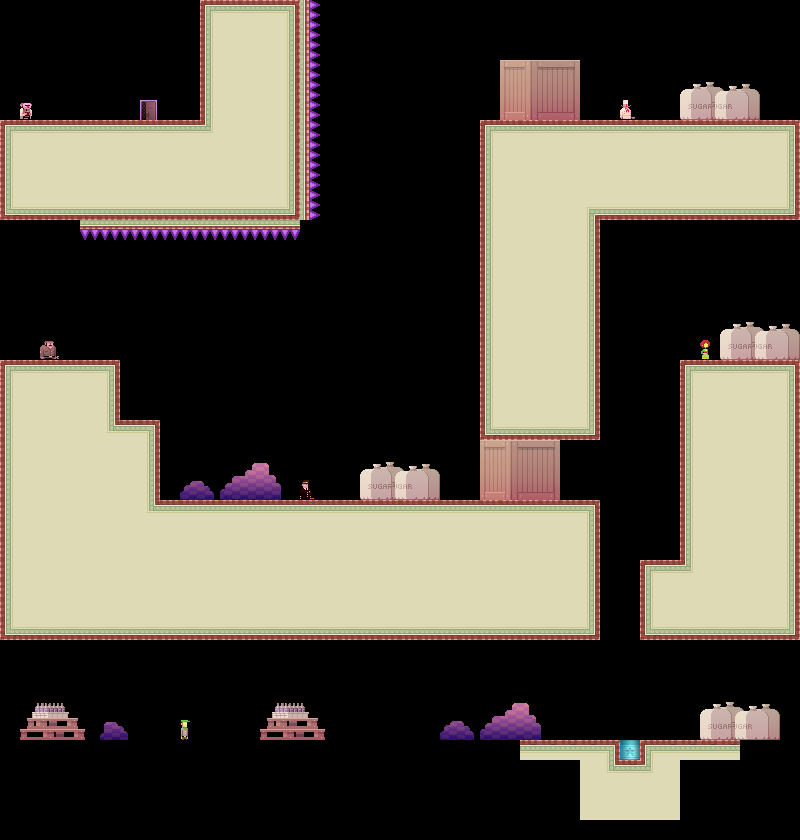

This is a level from a 2D game, rendered from its Tiled map with the project's own tilesets. A one-line summary and the map file follow, with tile-layer data summarised:
An orthogonal 40x42 tile map with 20x20 px tiles, 3 tile layers (bg, bg2, dontAutoLoad_sprites) and 15 objects.

<map version="1.0" orientation="orthogonal" width="40" height="42" tilewidth="20" tileheight="20">
 <tileset firstgid="1" name="tiles_sydney" tilewidth="20" tileheight="20">
  <image source="../Art/tiles_sydney.png" width="400" height="400" />
  <terraintypes>
   <terrain name="regularBlocks" tile="-1" />
  </terraintypes>
  <tile id="8" terrain=",,,0" />
  <tile id="9" terrain=",,0,0" />
  <tile id="10" terrain=",,0,0" />
  <tile id="11" terrain=",,0,0" />
  <tile id="12" terrain=",,0,0" />
  <tile id="13" terrain=",,0,0" />
  <tile id="14" terrain=",,0," />
  <tile id="15" terrain="0,0,0," />
  <tile id="16" terrain="0,0,,0" />
  <tile id="28" terrain=",0,,0" />
  <tile id="34" terrain="0,,0," />
  <tile id="35" terrain="0,,0,0" />
  <tile id="36" terrain=",0,0,0" />
  <tile id="48" terrain=",0,,0" />
  <tile id="54" terrain="0,,0," />
  <tile id="68" terrain=",0,,0" />
  <tile id="74" terrain="0,,0," />
  <tile id="88" terrain=",0,,0" />
  <tile id="94" terrain="0,,0," />
  <tile id="108" terrain=",0,,0" />
  <tile id="114" terrain="0,,0," />
  <tile id="128" terrain=",0,," />
  <tile id="129" terrain="0,0,," />
  <tile id="130" terrain="0,0,," />
  <tile id="131" terrain="0,0,," />
  <tile id="132" terrain="0,0,," />
  <tile id="133" terrain="0,0,," />
  <tile id="134" terrain="0,,," />
  <tile id="194" terrain="0,0,0,0" />
  <tile id="356">
   <properties>
    <property name="LargeCrate" value="" />
   </properties>
  </tile>
  <tile id="380">
   <properties>
    <property name="Andre" value="" />
   </properties>
  </tile>
  <tile id="381">
   <properties>
    <property name="Liselot" value="" />
   </properties>
  </tile>
  <tile id="382">
   <properties>
    <property name="Amsterdaam" value="" />
   </properties>
  </tile>
  <tile id="383">
   <properties>
    <property name="Worker" value="" />
   </properties>
  </tile>
  <tile id="384">
   <properties>
    <property name="Inspector" value="" />
   </properties>
  </tile>
  <tile id="385">
   <properties>
    <property name="Chef" value="" />
   </properties>
  </tile>
  <tile id="386">
   <properties>
    <property name="Exit" value="" />
   </properties>
  </tile>
  <tile id="387">
   <properties>
    <property name="Trampoline" value="" />
   </properties>
  </tile>
  <tile id="388">
   <properties>
    <property name="SmallCrate" value="" />
   </properties>
  </tile>
  <tile id="389">
   <properties>
    <property name="SugarBag" value="" />
   </properties>
  </tile>
 </tileset>
 <layer name="bg" width="40" height="42">
  <data>[1680 cells, 650 non-empty, 36 distinct tile ids]</data>
 </layer>
 <layer name="bg2" width="40" height="42">
  <data>[1680 cells, 88 non-empty, 38 distinct tile ids]</data>
 </layer>
 <objectgroup name="boxes" width="40" height="42">
  <object x="0" y="120" width="300" height="100" />
  <object x="200" y="0" width="100" height="120" />
  <object x="480" y="120" width="120" height="320" />
  <object x="600" y="120" width="200" height="100" />
  <object x="340" y="120">
   <properties>
    <property name="speed" value="100" />
   </properties>
   <polyline points="0,0 0,300" />
  </object>
  <object x="680" y="360" width="120" height="280" />
  <object x="160" y="500" width="440" height="140" />
  <object x="0" y="360" width="120" height="280" />
  <object x="120" y="420" width="40" height="220" />
  <object x="0" y="740" width="800" height="100" />
  <object x="480" y="0" width="120" height="60" />
  <object x="640" y="560" width="40" height="80" />
  <object x="600" y="320">
   <properties>
    <property name="speed" value="150" />
   </properties>
   <polyline points="0,0 0,180" />
  </object>
 </objectgroup>
 <layer name="dontAutoLoad_sprites" width="40" height="42">
  <data>[1680 cells, 32 non-empty, 20 distinct tile ids]</data>
 </layer>
 <objectgroup name="dontAutoLoad_death" width="40" height="42">
  <object x="300" y="0" width="20" height="220" />
  <object x="80" y="220" width="220" height="20" />
 </objectgroup>
</map>
